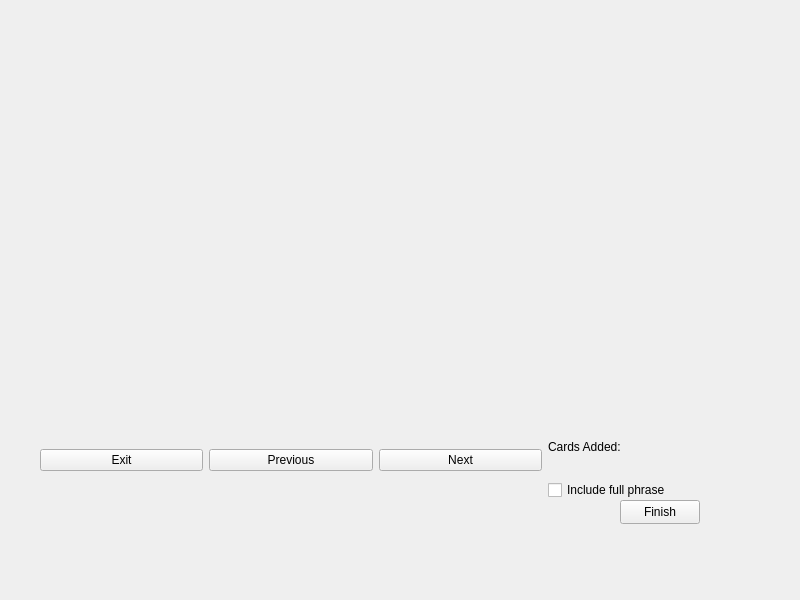
<?xml version="1.0" encoding="UTF-8"?>
<ui version="4.0">
 <class>InputForm</class>
 <widget class="QWidget" name="InputForm">
  <property name="geometry">
   <rect>
    <x>0</x>
    <y>0</y>
    <width>800</width>
    <height>600</height>
   </rect>
  </property>
  <property name="windowTitle">
   <string>Form</string>
  </property>
  <widget class="QWidget" name="verticalLayoutWidget">
   <property name="geometry">
    <rect>
     <x>40</x>
     <y>40</y>
     <width>671</width>
     <height>361</height>
    </rect>
   </property>
   <layout class="QVBoxLayout" name="verticalLayout"/>
  </widget>
  <widget class="QWidget" name="horizontalLayoutWidget">
   <property name="geometry">
    <rect>
     <x>40</x>
     <y>420</y>
     <width>671</width>
     <height>80</height>
    </rect>
   </property>
   <layout class="QHBoxLayout" name="horizontalLayout">
    <item>
     <widget class="QPushButton" name="exitButton">
      <property name="text">
       <string>Exit</string>
      </property>
     </widget>
    </item>
    <item>
     <widget class="QPushButton" name="prevButton">
      <property name="text">
       <string>Previous</string>
      </property>
     </widget>
    </item>
    <item>
     <widget class="QPushButton" name="nextButton">
      <property name="text">
       <string>Next</string>
      </property>
     </widget>
    </item>
    <item>
     <layout class="QVBoxLayout" name="verticalRight">
      <item>
       <widget class="QLabel" name="numCardsLabel">
        <property name="text">
         <string>Cards Added: </string>
        </property>
        <property name="margin">
         <number>1</number>
        </property>
       </widget>
      </item>
      <item>
       <widget class="QCheckBox" name="fullBox">
        <property name="text">
         <string>Include full phrase</string>
        </property>
       </widget>
      </item>
     </layout>
    </item>
   </layout>
  </widget>
  <widget class="QPushButton" name="finishButton">
   <property name="geometry">
    <rect>
     <x>620</x>
     <y>500</y>
     <width>80</width>
     <height>24</height>
    </rect>
   </property>
   <property name="text">
    <string>Finish</string>
   </property>
  </widget>
 </widget>
 <resources/>
 <connections/>
</ui>
